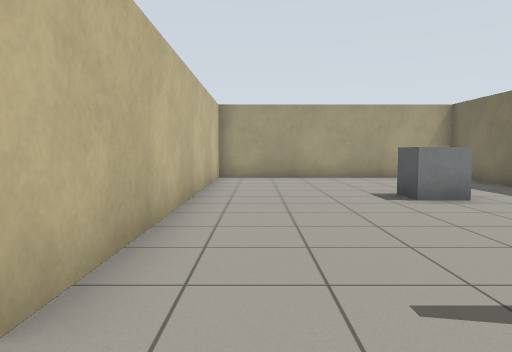
[1] (above)

20 first-person views from a walk through a world built for the Gazebo simulator. The camera is 0.94 m above the floor, tilts 4° down and sees 70° across. The floor is counted in squares, 1 m on a side. Each view is taken from the middle of a square. On the plan, view 1 faces up. The plan holds only what a view shows up to about 13 squares ahead; the rest is blank.

[2]
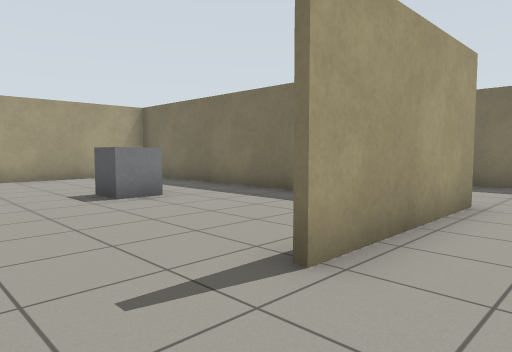

[3]
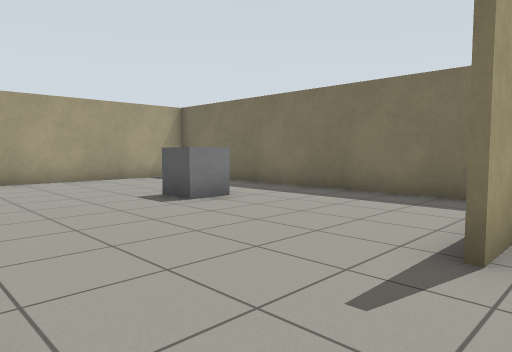

[4]
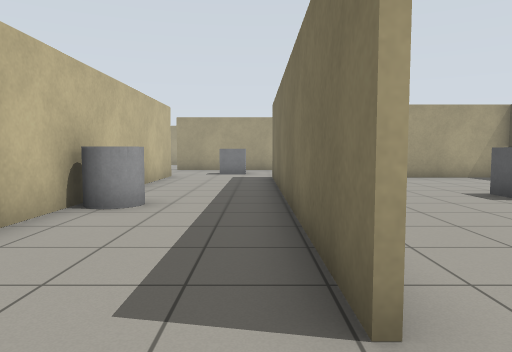

[5]
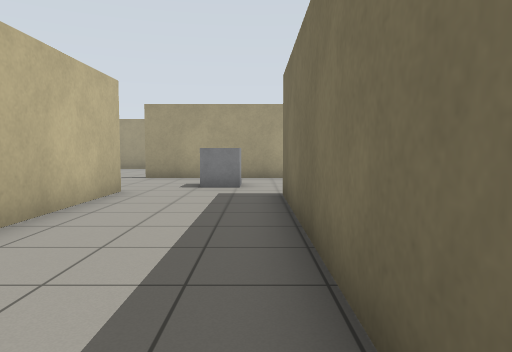

[6]
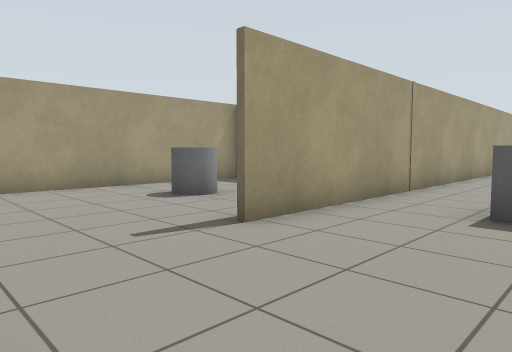

[7]
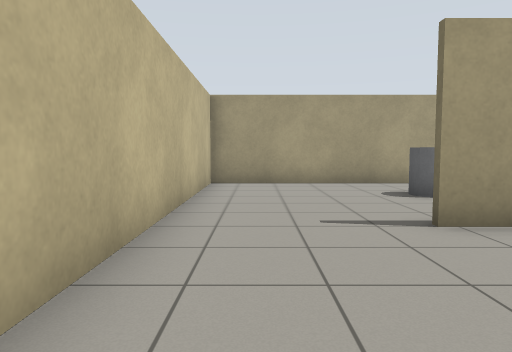

[8]
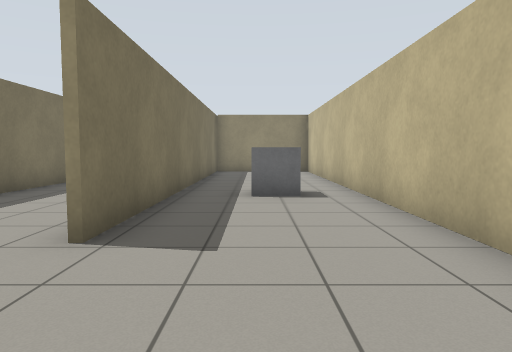

[9]
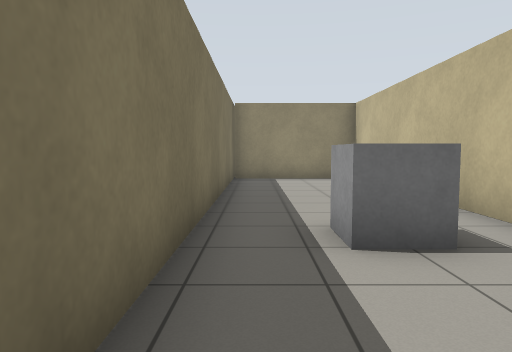

[10]
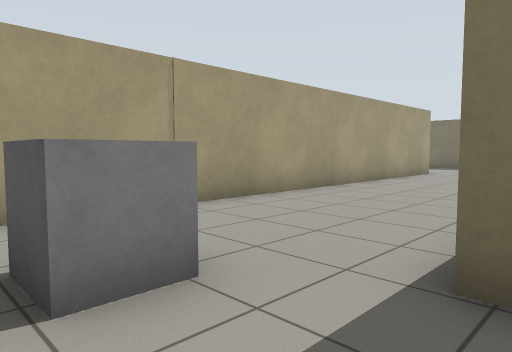

[11]
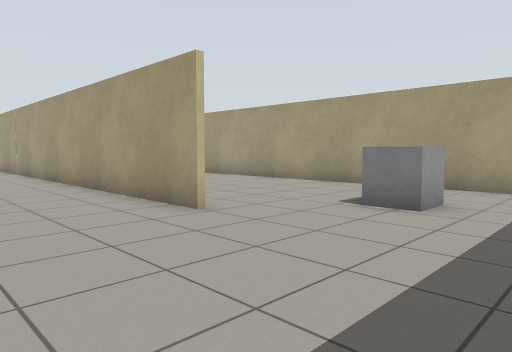

[12]
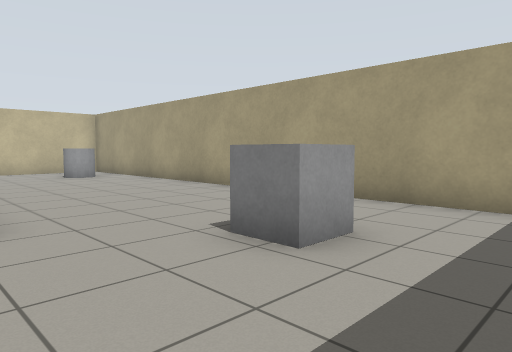

[13]
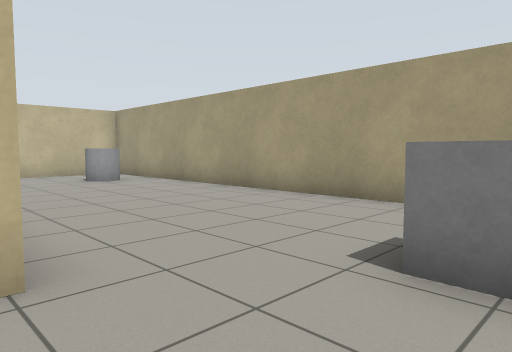

[14]
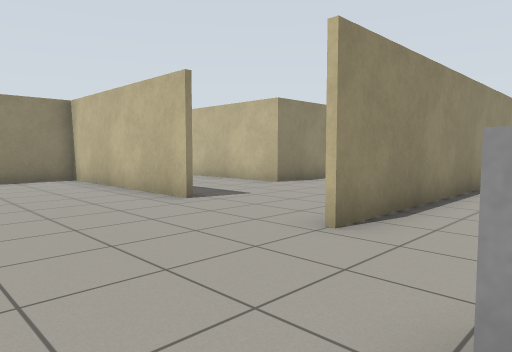

[15]
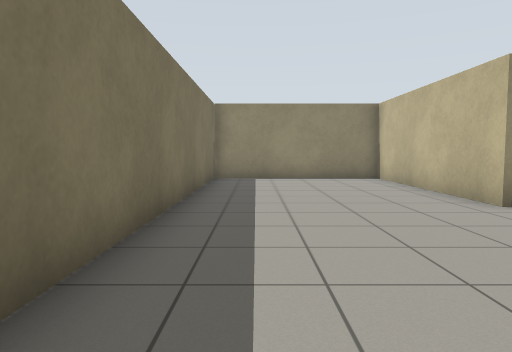

[16]
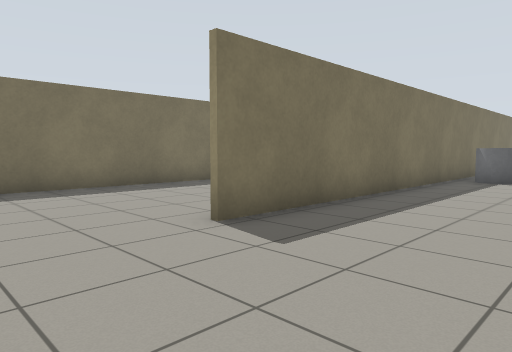

[17]
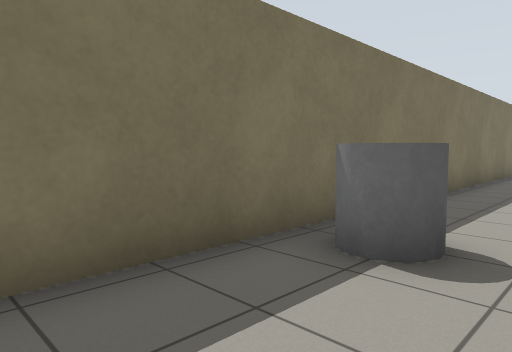

[18]
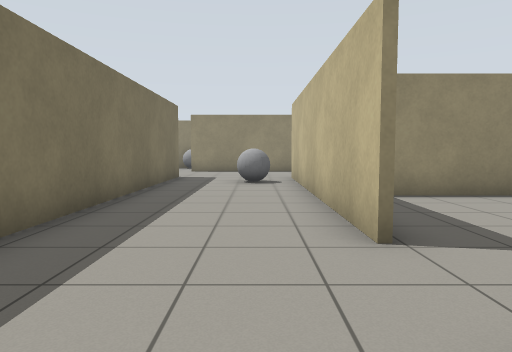

[19]
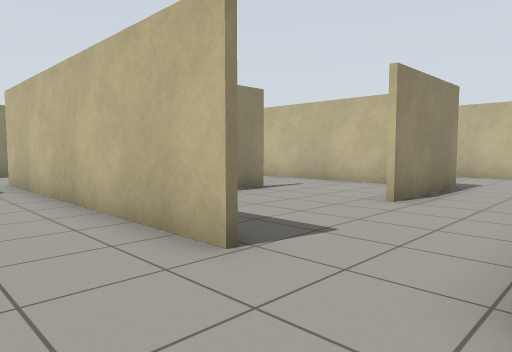

[20]
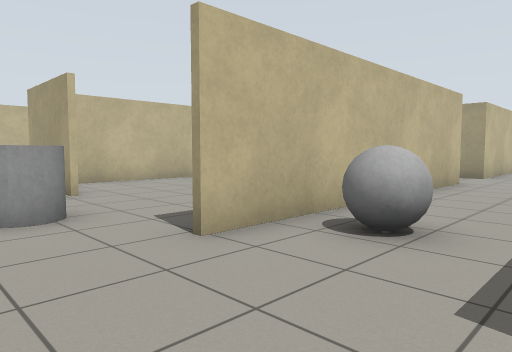

### Floor plan
Points are (right, up) in squares from view 1. A wall is a line through its corners. A room is listed if a view was taken in it or the views show most of it. See-through windows are left out.
Room 1 (views 1, 2)
walls: (3.4, 1.7) (2.2, 1.7); (6.7, 3) (6.7, 12.6) (-1.3, 12.6) (-1.3, 1.7); (-1, -0.9) (2.6, -0.9)
ways out: opening at (-1, 0.5) to room 2; opening at (3.5, 0.5) to room 2
objects: grey box (3, 7) to (4, 8)
Room 2 (views 3, 4, 5, 6, 7, 8, 9, 10, 11, 12, 13, 14, 15, 16, 17, 18, 19, 20)
walls: (-5.1, 13.4) (-5.1, 4.4); (-1.4, 1.6) (-1.4, 12.7); (4.2, 12.7) (6.8, 12.7) (6.8, 9.6); (-5.1, -0.4) (-5.1, -2.1); (6.8, 3.4) (6.8, 1.7) (3.4, 1.7); (1.6, 17.6) (11.2, 17.6); (-0.8, -2.6) (-0.8, -8.4); (6.8, -0.5) (6.8, -9.6); (-0.4, 21.1) (-0.4, 20); (2.1, -4.6) (5.1, -4.6); (10.9, 14) (10.9, 7.7) (16.4, 7.7) (16.4, 18.1); (-0.5, 23.4) (-9.3, 23.4) (-9.3, 0.8) (-5.2, 0.8) (-5.2, 13.4); (11.2, 17.4) (-5.9, 17.4); (-5.1, -8.5) (-5.1, -9.4); (2.1, -9.4) (-1, -9.4); (10.7, -10.1) (10.7, 14); (15, 23.4) (1.9, 23.4)
ways out: opening at (-1, 0.5) to room 1; opening at (3.5, 0.5) to room 1; opening at (10.5, -11.5)
objects: grey box (-8, 9) to (-7, 9); grey cylinder (-4, 6); grey cylinder (-4, 20) to (-4, 21); grey box (-3, 14) to (-3, 15); grey cylinder (2, 21) to (3, 22); grey cylinder (4, -11) to (5, -11); grey ball (8, -8); grey cylinder (9, 4) to (10, 5); grey box (13, 20) to (14, 20)

Where each view was taken, in squares from view 1:
view 1: 0 up, 0 right, facing up
view 2: 0 up, 0 right, facing up-right
view 3: 1 up, 1 left, facing up-right
view 4: 0 up, 2 left, facing up
view 5: 5 up, 2 left, facing up
view 6: 14 up, 9 left, facing up-right
view 7: 13 up, 8 left, facing up
view 8: 17 up, 7 left, facing down
view 9: 13 up, 6 left, facing down
view 10: 12 up, 4 left, facing up-right
view 11: 14 up, 16 right, facing up-left
view 12: 17 up, 16 right, facing up-left
view 13: 17 up, 14 right, facing up-left
view 14: 20 up, 15 right, facing down-left
view 15: 20 up, 15 right, facing down
view 16: 17 up, 7 right, facing down-right
view 17: 8 up, 8 right, facing down-right
view 18: 3 up, 8 right, facing down
view 19: 2 up, 9 right, facing down-left
view 20: 12 down, 10 right, facing up-left
